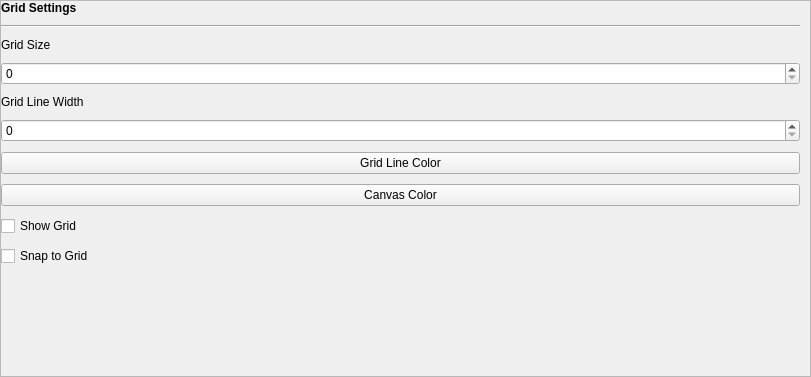
<?xml version="1.0" encoding="UTF-8"?>
<ui version="4.0">
 <class>grid_preferences</class>
 <widget class="QWidget" name="grid_preferences">
  <property name="geometry">
   <rect>
    <x>0</x>
    <y>0</y>
    <width>811</width>
    <height>377</height>
   </rect>
  </property>
  <property name="windowTitle">
   <string>Form</string>
  </property>
  <layout class="QGridLayout" name="gridLayout_2">
   <property name="leftMargin">
    <number>0</number>
   </property>
   <property name="topMargin">
    <number>0</number>
   </property>
   <property name="rightMargin">
    <number>0</number>
   </property>
   <property name="bottomMargin">
    <number>0</number>
   </property>
   <property name="spacing">
    <number>0</number>
   </property>
   <item row="0" column="0">
    <widget class="QScrollArea" name="scrollArea">
     <property name="widgetResizable">
      <bool>true</bool>
     </property>
     <widget class="QWidget" name="scrollAreaWidgetContents">
      <property name="geometry">
       <rect>
        <x>0</x>
        <y>0</y>
        <width>809</width>
        <height>375</height>
       </rect>
      </property>
      <layout class="QGridLayout" name="gridLayout">
       <property name="leftMargin">
        <number>0</number>
       </property>
       <property name="topMargin">
        <number>0</number>
       </property>
       <property name="rightMargin">
        <number>10</number>
       </property>
       <property name="bottomMargin">
        <number>0</number>
       </property>
       <property name="horizontalSpacing">
        <number>0</number>
       </property>
       <property name="verticalSpacing">
        <number>10</number>
       </property>
       <item row="2" column="0">
        <widget class="QLabel" name="label">
         <property name="font">
          <font>
           <bold>false</bold>
          </font>
         </property>
         <property name="text">
          <string>Grid Size</string>
         </property>
        </widget>
       </item>
       <item row="5" column="0">
        <widget class="QSpinBox" name="grid_line_width_spinbox"/>
       </item>
       <item row="7" column="0">
        <widget class="QPushButton" name="canvas_color">
         <property name="text">
          <string>Canvas Color</string>
         </property>
        </widget>
       </item>
       <item row="0" column="0">
        <widget class="QLabel" name="label_3">
         <property name="font">
          <font>
           <bold>true</bold>
          </font>
         </property>
         <property name="text">
          <string>Grid Settings</string>
         </property>
        </widget>
       </item>
       <item row="8" column="0">
        <widget class="QCheckBox" name="show_grid_checkbox">
         <property name="font">
          <font>
           <bold>false</bold>
          </font>
         </property>
         <property name="text">
          <string>Show Grid</string>
         </property>
        </widget>
       </item>
       <item row="6" column="0">
        <widget class="QPushButton" name="gridLineColorButton">
         <property name="text">
          <string>Grid Line Color</string>
         </property>
        </widget>
       </item>
       <item row="10" column="0">
        <spacer name="verticalSpacer">
         <property name="orientation">
          <enum>Qt::Orientation::Vertical</enum>
         </property>
         <property name="sizeHint" stdset="0">
          <size>
           <width>20</width>
           <height>40</height>
          </size>
         </property>
        </spacer>
       </item>
       <item row="9" column="0">
        <widget class="QCheckBox" name="snap_to_grid_checkbox">
         <property name="font">
          <font>
           <bold>false</bold>
          </font>
         </property>
         <property name="text">
          <string>Snap to Grid</string>
         </property>
        </widget>
       </item>
       <item row="4" column="0">
        <widget class="QLabel" name="label_2">
         <property name="font">
          <font>
           <bold>false</bold>
          </font>
         </property>
         <property name="text">
          <string>Grid Line Width</string>
         </property>
        </widget>
       </item>
       <item row="3" column="0">
        <widget class="QSpinBox" name="grid_size_spinbox">
         <property name="maximum">
          <number>512</number>
         </property>
        </widget>
       </item>
       <item row="1" column="0">
        <widget class="Line" name="line">
         <property name="orientation">
          <enum>Qt::Orientation::Horizontal</enum>
         </property>
        </widget>
       </item>
      </layout>
     </widget>
    </widget>
   </item>
  </layout>
 </widget>
 <resources/>
 <connections>
  <connection>
   <sender>grid_size_spinbox</sender>
   <signal>valueChanged(int)</signal>
   <receiver>grid_preferences</receiver>
   <slot>grid_size_changed(int)</slot>
   <hints>
    <hint type="sourcelabel">
     <x>37</x>
     <y>41</y>
    </hint>
    <hint type="destinationlabel">
     <x>20</x>
     <y>-13</y>
    </hint>
   </hints>
  </connection>
  <connection>
   <sender>grid_line_width_spinbox</sender>
   <signal>valueChanged(int)</signal>
   <receiver>grid_preferences</receiver>
   <slot>line_width_changed(int)</slot>
   <hints>
    <hint type="sourcelabel">
     <x>98</x>
     <y>104</y>
    </hint>
    <hint type="destinationlabel">
     <x>94</x>
     <y>-11</y>
    </hint>
   </hints>
  </connection>
  <connection>
   <sender>gridLineColorButton</sender>
   <signal>clicked()</signal>
   <receiver>grid_preferences</receiver>
   <slot>action_button_clicked_grid_line_color()</slot>
   <hints>
    <hint type="sourcelabel">
     <x>236</x>
     <y>137</y>
    </hint>
    <hint type="destinationlabel">
     <x>227</x>
     <y>-11</y>
    </hint>
   </hints>
  </connection>
  <connection>
   <sender>canvas_color</sender>
   <signal>clicked()</signal>
   <receiver>grid_preferences</receiver>
   <slot>action_button_clicked_canvas_color()</slot>
   <hints>
    <hint type="sourcelabel">
     <x>262</x>
     <y>165</y>
    </hint>
    <hint type="destinationlabel">
     <x>294</x>
     <y>5</y>
    </hint>
   </hints>
  </connection>
  <connection>
   <sender>show_grid_checkbox</sender>
   <signal>toggled(bool)</signal>
   <receiver>grid_preferences</receiver>
   <slot>action_toggled_show_grid(bool)</slot>
   <hints>
    <hint type="sourcelabel">
     <x>45</x>
     <y>190</y>
    </hint>
    <hint type="destinationlabel">
     <x>175</x>
     <y>4</y>
    </hint>
   </hints>
  </connection>
  <connection>
   <sender>snap_to_grid_checkbox</sender>
   <signal>toggled(bool)</signal>
   <receiver>grid_preferences</receiver>
   <slot>action_toggled_snap_to_grid(bool)</slot>
   <hints>
    <hint type="sourcelabel">
     <x>87</x>
     <y>221</y>
    </hint>
    <hint type="destinationlabel">
     <x>140</x>
     <y>0</y>
    </hint>
   </hints>
  </connection>
 </connections>
 <slots>
  <slot>size_changed(int)</slot>
  <slot>line_width_changed(int)</slot>
  <slot>action_button_clicked_grid_line_color()</slot>
  <slot>action_button_clicked_canvas_color()</slot>
  <slot>action_toggled_show_grid(bool)</slot>
  <slot>action_toggled_snap_to_grid(bool)</slot>
 </slots>
</ui>
